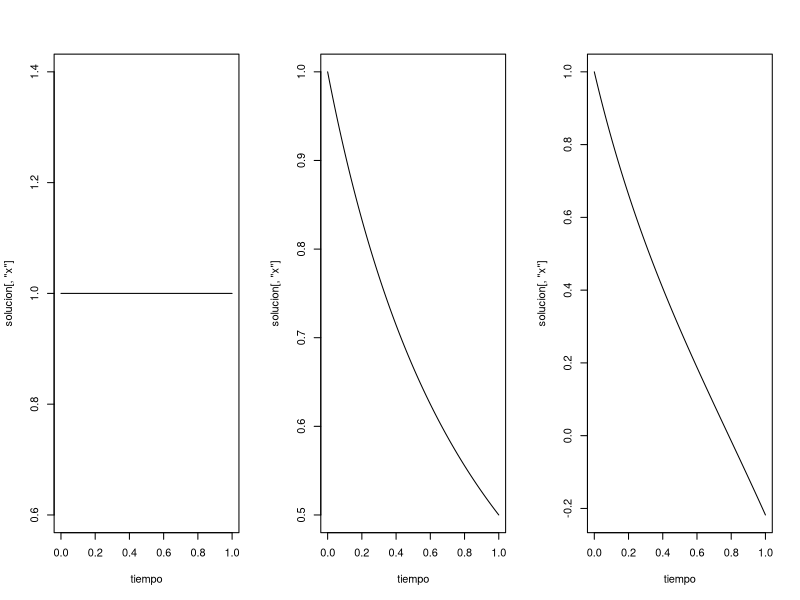

Recreate this plot in R.
library(deSolve)
par(mfrow=c(1,3))
A=c(1,0,-1)
for(k in 1:3){
  yini=c(x=1)
  x=function(t,y,parms){
    with(as.list(y),{
      dx=A[k]-(x*x)
      list(c(dx))})}
  tiempo=seq(0,1,0.01)
  solucion=ode(y=yini,times=tiempo,func=x,parms=NULL)
  plot(tiempo,solucion[,'x'],type='l')
  # plot(tiempo,R*solucion[,'i'],type='l')
  #lines(tiempo,A*sin(w[k]*tiempo)-R*solucion[,'i'],col='blue')
  #lines(tiempo,A*sin(w[k]*tiempo),col='red')
}
